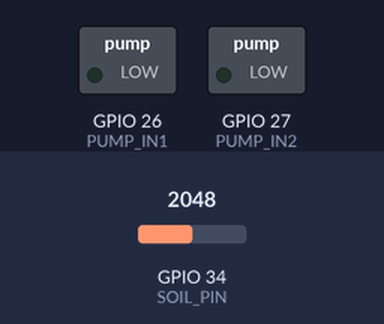
A sketch run on a simulated ESP32. Parts: switched loads named in the sketch (green lamp = pin HIGH). The test bench sets the inputs (shaded band); at power-on: GPIO 34 (SOIL_PIN) = 2048. WiFi joins after 1.5 s; servers stay silent unless stated.

Above: at 3.0 s.
3.1 s: GPIO 34 (SOIL_PIN) set to 2542
5.0 s: GPIO 34 (SOIL_PIN) set to 2646
At 6.5 s:
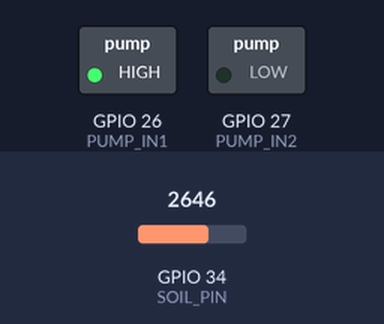
7.3 s: GPIO 34 (SOIL_PIN) set to 2560
At 9.0 s:
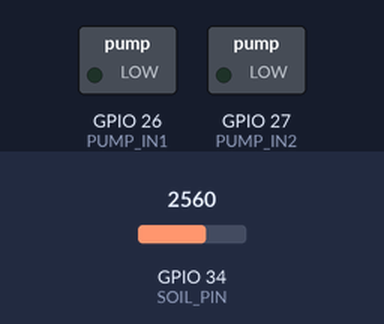
9.3 s: GPIO 34 (SOIL_PIN) set to 2640
At 10.7 s:
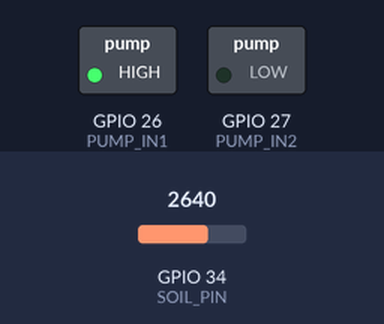
Timing chart, 0 to 12.3 s (numbered marks = the images above; inputs shaded):
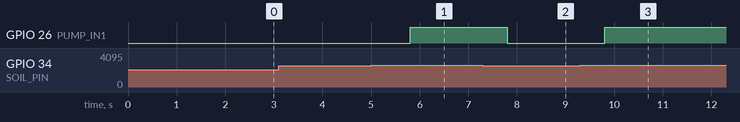

Measured:
- the behaviour switches between 2599 and 2600 on GPIO 34 (SOIL_PIN) (found by bisection; images 0 and 1)
- after the input at 3.1 s, every drawn part: stays the same
- after the input at 5.0 s, GPIO 26 (PUMP_IN1): LOW → HIGH after 0.80 s
- after the input at 7.3 s, GPIO 26 (PUMP_IN1): HIGH → LOW after 0.50 s
- after the input at 9.3 s, GPIO 26 (PUMP_IN1): LOW → HIGH after 0.50 s

The sketch:

blynk_automatic_plant_watering.ino
```cpp
#define BLYNK_TEMPLATE_ID "YOUR_TEMPLATE_ID"
#define BLYNK_TEMPLATE_NAME "Plant Watering"
#define BLYNK_AUTH_TOKEN "YOUR_AUTH_TOKEN"

#include <WiFi.h>
#include <BlynkSimpleEsp32.h>

char ssid[] = "YOUR_WIFI_NAME";
char pass[] = "YOUR_WIFI_PASSWORD";

const int SOIL_PIN = 34;
const int PUMP_IN1 = 26;
const int PUMP_IN2 = 27;

const int DRY_THRESHOLD = 2600;

bool autoMode = true;
bool manualPump = false;

BlynkTimer timer;

void setPump(bool on) {
  digitalWrite(PUMP_IN1, on ? HIGH : LOW);
  digitalWrite(PUMP_IN2, LOW);
}

BLYNK_WRITE(V1) {
  autoMode = param.asInt();
}

BLYNK_WRITE(V2) {
  manualPump = param.asInt();

  if (!autoMode) {
    setPump(manualPump);
  }
}

void updateSystem() {
  int soilValue = analogRead(SOIL_PIN);

  Blynk.virtualWrite(V0, soilValue);

  if (autoMode) {
    setPump(soilValue >= DRY_THRESHOLD);
  } else {
    setPump(manualPump);
  }
}

void setup() {
  pinMode(PUMP_IN1, OUTPUT);
  pinMode(PUMP_IN2, OUTPUT);

  setPump(false);

  Blynk.begin(BLYNK_AUTH_TOKEN, ssid, pass);
  timer.setInterval(2000L, updateSystem);
}

void loop() {
  Blynk.run();
  timer.run();
}
```
